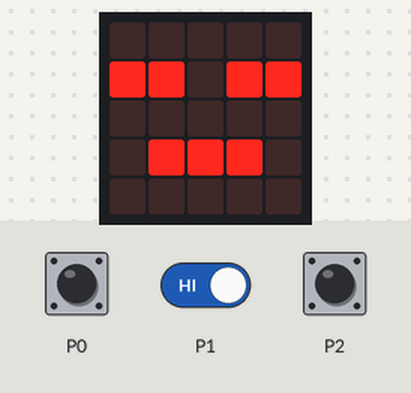
A program run on a simulated BBC micro:bit running MicroPython. On the bench: the board's 5×5 LED display. The inputs (shaded band) are chosen by the test bench.

Above: at 1.2 s.
1.3 s: touch pin P2 pressed for 0.15 s
At 1.37 s:
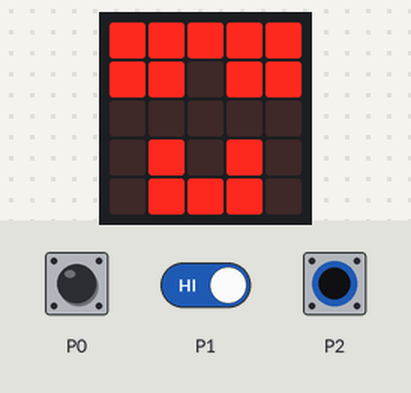
2.9 s: touch pin P0 pressed for 1 s
5.4 s: touch pin P2 pressed for 3.2 s
10.1 s: P0 (touch pin P0) driven LOW and P1 (touch pin P1) driven LOW
At 10.29 s:
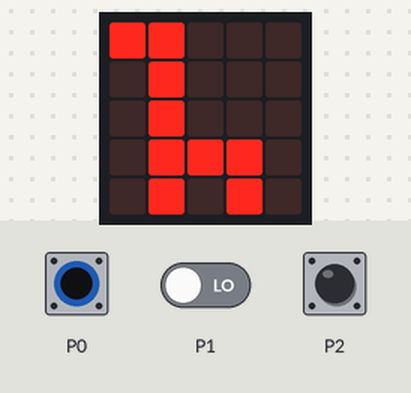
13.1 s: touch pin P0 released
Timing chart, 0 to 16.1 s (numbered marks = the images above; inputs shaded):
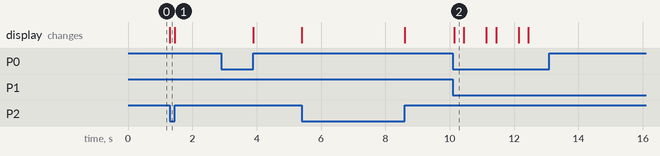

The program:

pins.py
```python
from microbit import *

while True:
    if pin0.is_touched():
        display.show(Image.HAPPY)
    if pin1.is_touched():
        display.show(Image.GIRAFFE)
    if pin2.is_touched():
        display.show(Image.FABULOUS)
    else:
        display.show(Image.ASLEEP)
```

Measured:
- after the input at 1.3 s, the display: changes at once (image 1)
- after the input at 10.1 s, the display: changes at once (image 2)
- after the input at 13.1 s, every drawn part: stays the same
